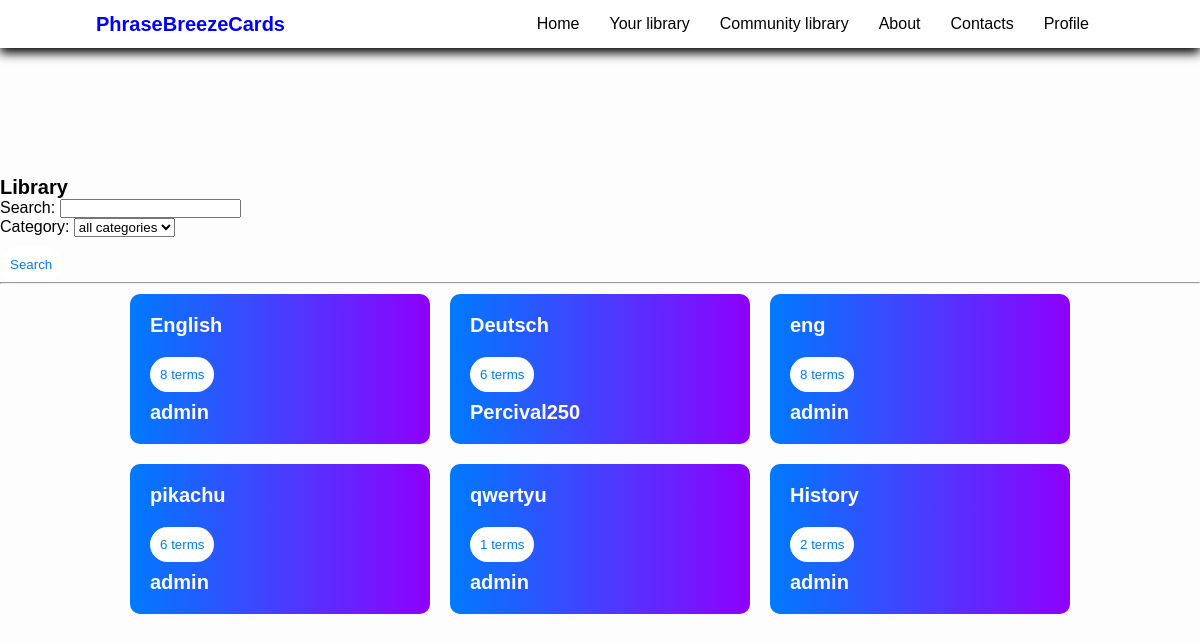
/community-library/, run on the app's committed database.
### community_library/models.py (models this page shows, shortened)
class SetCategory(models.Model):
    category = models.CharField(max_length=100, unique=True)
    def __str__(self):
        return self.category
    class Meta:
        verbose_name = 'Set category'
        verbose_name_plural = 'Set categories'

class Set(models.Model):
    name = models.CharField(max_length=100)
    description = models.TextField(max_length=100, blank=True)
    slug = models.TextField()
    user = models.ForeignKey(User, on_delete=models.CASCADE, related_name='library_sets')
    is_published = models.BooleanField(default=False, blank=True)
    cards_count = models.PositiveIntegerField()
    downloads = models.PositiveIntegerField(default=0)
    category = models.ForeignKey(SetCategory, related_name='library_category', on_delete=models.CASCADE,
                                 default=1)

### community_library/views.py (the view)
# urls.py: path('', views.library_view, name='community_library'),
def library_view(request):
    if request.method == 'POST':
        form = forms.ChooseCategoryForm(request.POST)
        if form.is_valid():
            category = form.cleaned_data['category']
            search = form.cleaned_data['name']
            if category.id == 1:
                sets = models.Set.objects.filter(is_published=True, name__icontains=search).order_by('-downloads')
            else:
                sets = models.Set.objects.filter(is_published=True, category=category, name__icontains=search).order_by('-downloads')
    elif request.method == 'GET':
        form = forms.ChooseCategoryForm()
        sets = models.Set.objects.filter(is_published=True).order_by('-downloads')
    template_name = 'community_library/library.html'
    context = {'sets': sets, 'form': form}
    return render(request, template_name, context)

### community_library/forms.py
class ChooseCategoryForm(forms.ModelForm):
    name = forms.CharField(
        label='Search',
        required=False
    )
    class Meta:
        model = models.Set
        fields = ['name', 'category']

### templates/community_library/library.html (shortened to what this page needs)
{% extends 'base_generic.html' %}
{% block header %}
    {% include 'header.html' %}
{% endblock %}
{% block content %}
    <head>
    </head>
    <body>
        <h2>Library</h2>
        <form method="POST">
            {{ form.as_p }}
            <button type="submit">Search</button>
        </form>
        <hr>
        <div class="card-container">
            {% for set in sets %}
                <a href="{% url 'library_set' set.user.username set.slug %}">
                    <div class="card">
                        <h3>{{ set.name }}</h3>
                        <button>{{ set.cards_count }} terms</button>
                        <h3>{{ set.user }}</h3>
                    </div>
                </a>
            {% endfor %}
        </div>
    </body>
{% endblock %}

### templates/base_generic.html (style rules this page uses)
* { margin: 0; padding: 0; box-sizing: border-box; font-family: sans-serif; list-style: none; text-decoration: none; }
body { margin-top: 100px; height: 100vh; background-color: #fff; }

### templates/community_library/library.html (style rules this page uses)
body { background: #FDFDFD; display: flex; flex-direction: column; align-items: center; justify-content: center; height: 100vh; margin: 0; color: #000; }
h2 { margin: 0; font-size: 20px; color: #000; }
h3 { margin: 0; font-size: 20px; color: #FDFDFD; }
a { text-decoration: none; color: #FDFDFD; }
.card-container { display: flex; flex-wrap: wrap; justify-content: center; }
.card { width: 300px; height: 150px; background: linear-gradient(to right, #007AFF, #8F00FF); color: white; margin: 10px; padding: 20px; border-radius: 10px; text-align: left; cursor: pointer; transition: background 0.3s; display: flex; flex-direction: column; justify-content: space-between; }
button { width: auto; padding: 10px; background-color: #FFFFFF; color: #007AFF; border: none; border-radius: 20px; cursor: pointer; align-self: flex-start; margin-top: 10px; transition: background 0.3s; white-space: nowrap; }

### data on the page
SetCategory: category "all categories"
Set: name "English", cards_count "8", user "admin"
Set: name "Deutsch", cards_count "6", user "Percival250"
Set: name "eng", cards_count "8", user "admin"
Set: name "pikachu", cards_count "6", user "admin"
Set: name "qwertyu", cards_count "1", user "admin"
Set: name "History", cards_count "2", user "admin"
